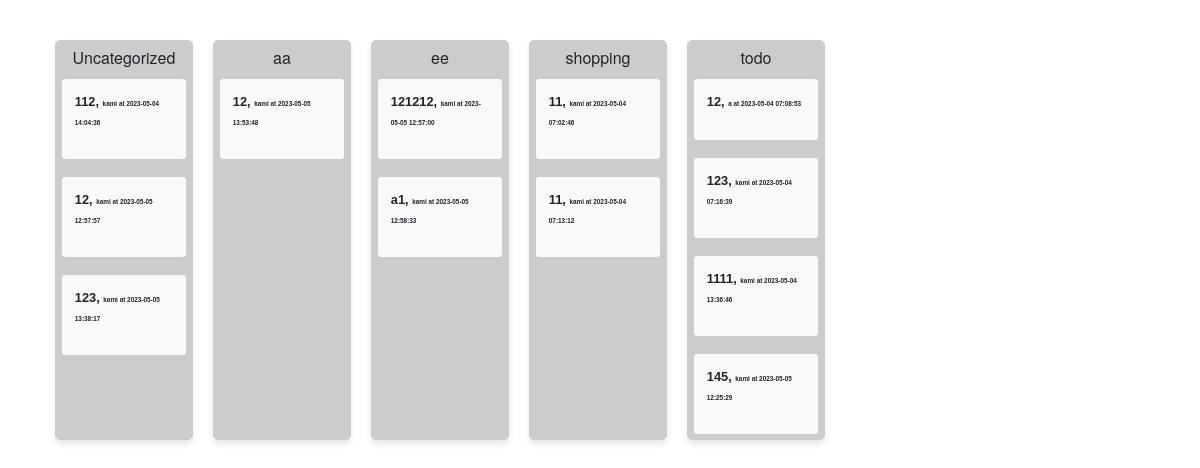
Before: /eink (signed in) with the older database file.
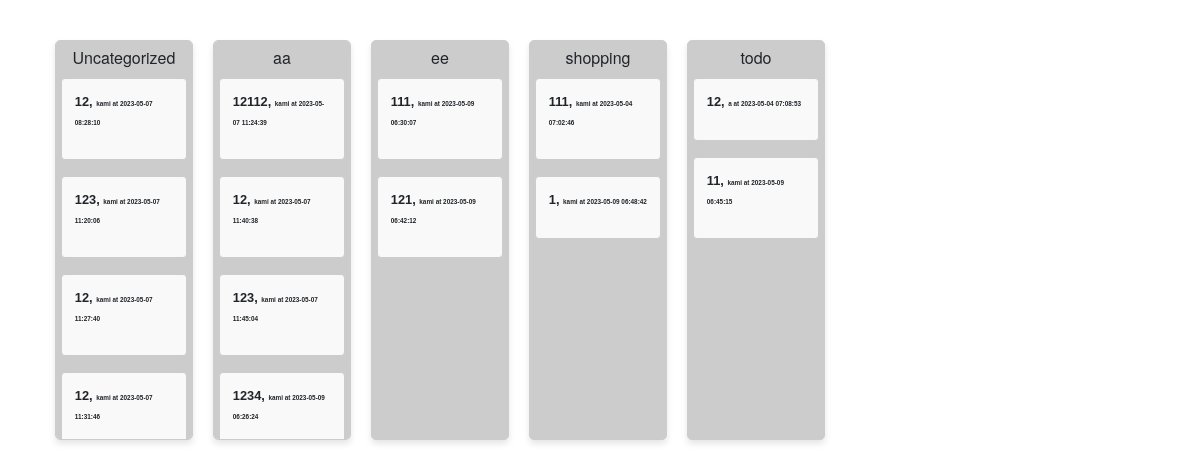
After: the same page with the newer database file.
### app.py (models this page shows, shortened)
class Group(db.Model):
    __tablename__ = 'groups'
    id = db.Column(db.Integer, primary_key=True)
    name = db.Column(db.String(100), nullable=False)
    user_id = db.Column(db.Integer, db.ForeignKey('users.id'), nullable=False)
    notes = db.relationship('Note', backref='group', lazy=True)

class Note(db.Model):
    __tablename__ = 'notes'
    id = db.Column(db.Integer, primary_key=True)
    group_id = db.Column(db.Integer, db.ForeignKey('groups.id'), nullable=True)
    content = db.Column(db.Text, nullable=False)
    date_created = db.Column(db.DateTime, default=datetime.utcnow)
    user_id = db.Column(db.Integer, db.ForeignKey('users.id'), nullable=False)
    member_id = db.Column(db.Integer, db.ForeignKey('members.id'), nullable=True)

class Member(UserMixin, db.Model):
    __tablename__ = 'members'
    id = db.Column(db.Integer, primary_key=True)
    name = db.Column(db.String(100), nullable=False)
    email = db.Column(db.String(100), unique=True, nullable=False)
    password = db.Column(db.String(100), nullable=False)
    user_id = db.Column(db.Integer, db.ForeignKey('users.id'), nullable=False)
    is_admin = db.Column(db.Boolean, default=False)
    notes = db.relationship('Note', backref='member', lazy=True)

### app.py (the view)
@app.route('/eink')
@login_required
def eink():
    if isinstance(current_user, User):
        members = current_user.members
    else:
        members = Member.query.filter_by(user_id=current_user.user.id).all()
    user_id = current_user.id if isinstance(current_user, User) else current_user.user.id
    member_user_ids = [member.user_id for member in members]
    visible_user_ids = [user_id] + member_user_ids
    groups = Group.query.filter(Group.user_id.in_(visible_user_ids)).order_by(Group.name.asc()).all()
    return render_template('eink.html', groups=groups)

### app.py (called while the page is built)
@login_manager.user_loader
def load_user(user_id):
    if user_id.startswith("member_"):
        member_id = int(user_id.split("_")[1])
        return Member.query.get(member_id)
    else:
        return User.query.get(int(user_id))

### templates/eink.html (shortened to what this page needs)
{% extends 'base.html' %}
{% block content %}
<ebody>
  <div class="eink-note-box-container" id="eink-note-box-container">
    {% for group in groups %}
    <div class="eink-note-box" data-group-id="{{ group.id }}">
      <div class="eink-note-box-title">{{ group.name }}</div>
      {% for note in group.notes %}
      {% if (note.group and note.group.id == group.id) or (group.name == "Uncategorized" and not note.group_id)%}
      <div class="eink-note" data-note-id="{{ note.id }}">
        <p><strong>{{ note.content }}</strong>,
          <span class="eink-note-details">{{ note.member.name if note.member else 'Unknown' }} at {{
            note.date_created.strftime('%Y-%m-%d %H:%M:%S')}}</span>
        </p>
      </div>
      {% endif %}
      {% endfor %}
    </div>
    {% endfor %}
  </div>
  <br>
  </div>
  </body>
  {% endblock %}

### templates/base.html (shortened to what this page needs)
<!DOCTYPE html>
<html lang="en">
<head>
    <link rel="stylesheet" href="https://maxcdn.bootstrapcdn.com/bootstrap/4.5.2/css/bootstrap.min.css">
    <link rel="stylesheet" href="{{ url_for('static', filename='styles.css') }}">
</head>
<body>
    <div class="container">
        {% block content %}
        {% endblock %}
</body>
</html>

### static/styles.css (style rules this page uses)
body { font-family: Arial, sans-serif; max-width: 800px; margin: 40px; }
.eink-note-box { background-color: #ccc; border: 1px solid #ccc; border-radius: 5px; padding: 5px; flex: 1; width: calc((100% - 60px) / 3); max-height: 400px; overflow-y: auto; position: relative; box-shadow: 0 4px 6px rgba(0, 0, 0, 0.1); }
.eink-note-box-container { display: flex; flex-wrap: wrap; gap: 20px; }
.eink-note { font-size: 0.8em; margin-bottom: 0.5rem; font-weight: bold; border: 1px solid #ccc; padding: 1em; border-radius: 4px; background-color: #f9f9f9; margin-bottom: 1rem; }
.eink-note-box-title { font-size: 1em; font-weight: italic; margin-bottom: 8px; text-align: center; font-family: 'Helvetica Neue', sans-serif; }
.eink-note { margin-bottom: 1rem; }
.eink-note-details { font-size: 0.5em !important; }

Changed rows visible on the page:
removed Note: content "112", member "kami", date_created "2023-05-04 14:04:36", shown under Group "Uncategorized"
removed Note: content "12", member "kami", date_created "2023-05-05 12:57:57", shown under Group "Uncategorized"
removed Note: content "123", member "kami", date_created "2023-05-05 13:38:17", shown under Group "Uncategorized"
removed Note: content "12", member "kami", date_created "2023-05-05 13:53:48", shown under Group "aa"
removed Note: content "121212", member "kami", date_created "2023-05-05 12:57:00", shown under Group "ee"
removed Note: content "a1", member "kami", date_created "2023-05-05 12:58:33", shown under Group "ee"
removed Note: content "11", member "kami", date_created "2023-05-04 07:13:12", shown under Group "shopping"
removed Note: content "123", member "kami", date_created "2023-05-04 07:16:39", shown under Group "todo"
removed Note: content "1111", member "kami", date_created "2023-05-04 13:36:46", shown under Group "todo"
removed Note: content "145", member "kami", date_created "2023-05-05 12:25:29", shown under Group "todo"
added Note: content "12", member "kami", date_created "2023-05-07 08:28:10", shown under Group "Uncategorized"
added Note: content "123", member "kami", date_created "2023-05-07 11:20:06", shown under Group "Uncategorized"
added Note: content "12", member "kami", date_created "2023-05-07 11:27:40", shown under Group "Uncategorized"
added Note: content "12", member "kami", date_created "2023-05-07 11:31:46", shown under Group "Uncategorized"
added Note: content "12112", member "kami", date_created "2023-05-07 11:24:39", shown under Group "aa"
added Note: content "12", member "kami", date_created "2023-05-07 11:40:38", shown under Group "aa"
added Note: content "123", member "kami", date_created "2023-05-07 11:45:04", shown under Group "aa"
added Note: content "1234", member "kami", date_created "2023-05-09 06:26:24", shown under Group "aa"
added Note: content "111", member "kami", date_created "2023-05-09 06:30:07", shown under Group "ee"
added Note: content "121", member "kami", date_created "2023-05-09 06:42:12", shown under Group "ee"
changed Note (number 11 of 14 on the later page): content "11" → "111"
added Note: content "1", member "kami", date_created "2023-05-09 06:48:42", shown under Group "shopping"
added Note: content "11", member "kami", date_created "2023-05-09 06:45:15", shown under Group "todo"
